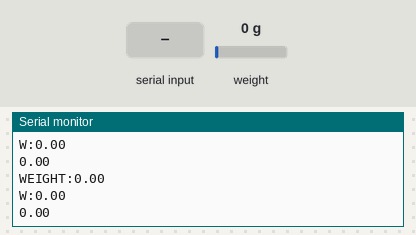
Simulated run of this sketch. Board: ESP32-C3. Parts: the last lines printed to the serial monitor. Inputs (shaded band) come from the test bench; at power-on: weight on the scale 0 g.

Above: at 4.2 s.
4.3 s: "t\n" received over Serial
At 5.1 s:
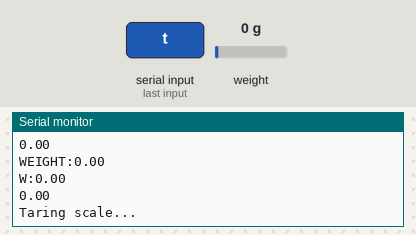
6.8 s: "c\n" received over Serial
At 7.2 s:
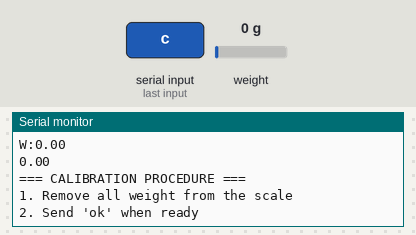
8.3 s: "tare\n" received over Serial
At 8.57 s:
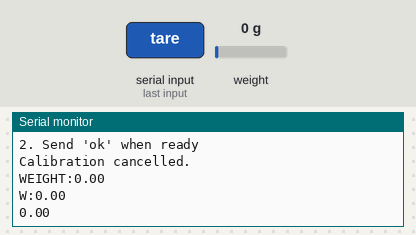
9.8 s: "r\n" received over Serial
At 10.6 s:
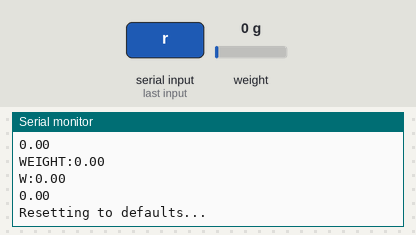
12.3 s: "info\n" received over Serial
At 12.49 s:
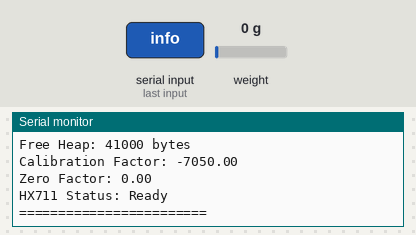
13.8 s: "cal:90\n" received over Serial
At 13.92 s:
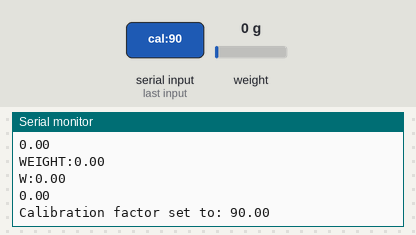

The sketch:

ESP32C3_LoadCell_HX711.ino
```cpp
/*
  ESP32C3 Mini Load Cell dengan HX711
  Program untuk membaca data dari load cell 5 ton menggunakan sensor HX711
  dan mengirimkan data melalui Serial ke website

  Hardware Requirements:
  - ESP32C3 Mini
  - HX711 Load Cell Amplifier
  - Load Cell 5 ton

  Connections:
  HX711 VCC -> 3.3V
  HX711 GND -> GND
  HX711 DT  -> GPIO 2
  HX711 SCK -> GPIO 3

  Load Cell:
  Red    (E+) -> HX711 E+
  Black  (E-) -> HX711 E-
  White  (A-) -> HX711 A-
  Green  (A+) -> HX711 A+

  Author: AI Assistant
  Date: 2024
*/

#include "HX711.h"

// HX711 circuit wiring
const int LOADCELL_DOUT_PIN = 4;  // GPIO 2
const int LOADCELL_SCK_PIN = 5;   // GPIO 3

HX711 scale;

// Kalibrasi parameters (sesuaikan dengan load cell Anda)
float calibration_factor = -1300.43; // Faktor kalibrasi untuk load cell 5 ton
float zero_factor = 0;              // Offset untuk zeroing

// Timing variables
unsigned long lastReading = 0;
const unsigned long readingInterval = 100; // Baca setiap 100ms (10 Hz)

// Data filtering
const int numReadings = 5;
float readings[numReadings];
int readIndex = 0;
float total = 0;
float average = 0;

void setup() {
  // Initialize Serial communication
  Serial.begin(115200);

  // Wait for serial port to connect
  while (!Serial) {
    delay(10);
  }

  Serial.println("ESP32C3 Load Cell System Starting...");

  // Initialize HX711
  scale.begin(LOADCELL_DOUT_PIN, LOADCELL_SCK_PIN);

  // Check if HX711 is ready
  if (scale.is_ready()) {
    Serial.println("HX711 initialized successfully");
  } else {
    Serial.println("HX711 not found. Check wiring!");
    while(1); // Stop here if HX711 not found
  }

  // Set calibration factor
  scale.set_scale(calibration_factor);

  // Initialize reading array
  for (int i = 0; i < numReadings; i++) {
    readings[i] = 0;
  }

  // Tare the scale (zero it)
  Serial.println("Zeroing scale...");
  scale.tare(); // Reset scale to 0
  zero_factor = scale.read_average();

  Serial.println("Scale ready!");
  Serial.println("Commands:");
  Serial.println("  t - Tare (zero) the scale");
  Serial.println("  c - Calibrate with known weight");
  Serial.println("  r - Reset to defaults");
  Serial.println();

  delay(1000);
}

void loop() {
  // Check for serial commands
  if (Serial.available()) {
    handleSerialCommand();
  }

  // Read weight at specified interval
  if (millis() - lastReading >= readingInterval) {
    readAndSendWeight();
    lastReading = millis();
  }

  // Small delay to prevent watchdog reset
  delay(1);
}

void readAndSendWeight() {
  if (scale.is_ready()) {
    // Read raw weight
    float rawWeight = scale.get_units(1); // Average of 1 reading for speed

    // Apply moving average filter
    total = total - readings[readIndex];
    readings[readIndex] = rawWeight;
    total = total + readings[readIndex];
    readIndex = (readIndex + 1) % numReadings;
    average = total / numReadings;

    // Convert to kg and ensure positive values for display
    float weightKg = abs(average);

    // Send data in multiple formats for compatibility
    Serial.print("WEIGHT:");
    Serial.println(weightKg, 2);

    // Alternative format
    Serial.print("W:");
    Serial.println(weightKg, 2);

    // Simple format (just the number)
    Serial.println(weightKg, 2);

  } else {
    Serial.println("ERROR:HX711_NOT_READY");
  }
}

void handleSerialCommand() {
  String command = Serial.readStringUntil('\n');
  command.trim();
  command.toLowerCase();

  if (command == "t" || command == "tare") {
    // Tare the scale
    Serial.println("Taring scale...");
    scale.tare();
    Serial.println("Scale tared (zeroed)");

  } else if (command == "c" || command == "calibrate") {
    // Calibration procedure
    calibrateScale();

  } else if (command == "r" || command == "reset") {
    // Reset to defaults
    Serial.println("Resetting to defaults...");
    calibration_factor = -7050.0;
    scale.set_scale(calibration_factor);
    scale.tare();
    Serial.println("Reset complete");

  } else if (command.startsWith("cal:")) {
    // Set calibration factor directly
    float newCal = command.substring(4).toFloat();
    if (newCal != 0) {
      calibration_factor = newCal;
      scale.set_scale(calibration_factor);
      Serial.print("Calibration factor set to: ");
      Serial.println(calibration_factor);
    }

  } else if (command == "info") {
    // Display system info
    printSystemInfo();
  }
}

void calibrateScale() {
  Serial.println("=== CALIBRATION PROCEDURE ===");
  Serial.println("1. Remove all weight from the scale");
  Serial.println("2. Send 'ok' when ready");

  // Wait for user confirmation
  while (!Serial.available()) {
    delay(100);
  }
  String response = Serial.readStringUntil('\n');

  if (response.indexOf("ok") >= 0) {
    // Tare the scale
    Serial.println("Taring scale...");
    scale.tare();

    Serial.println("3. Place a known weight on the scale");
    Serial.println("4. Enter the weight in kg (e.g., 10.5)");

    // Wait for weight input
    while (!Serial.available()) {
      delay(100);
    }

    float knownWeight = Serial.parseFloat();

    if (knownWeight > 0) {
      // Read the raw value
      float rawReading = scale.get_units(10); // Average of 10 readings

      // Calculate new calibration factor
      calibration_factor = rawReading / knownWeight;
      scale.set_scale(calibration_factor);

      Serial.print("New calibration factor: ");
      Serial.println(calibration_factor);
      Serial.println("Calibration complete!");

      // Test the calibration
      delay(1000);
      float testWeight = scale.get_units(5);
      Serial.print("Test reading: ");
      Serial.print(testWeight, 2);
      Serial.println(" kg");

    } else {
      Serial.println("Invalid weight entered. Calibration cancelled.");
    }
  } else {
    Serial.println("Calibration cancelled.");
  }
}

void printSystemInfo() {
  Serial.println("=== SYSTEM INFORMATION ===");
  Serial.print("ESP32 Chip Model: ");
  Serial.println(ESP.getChipModel());
  Serial.print("Chip Revision: ");
  Serial.println(ESP.getChipRevision());
  Serial.print("CPU Frequency: ");
  Serial.print(ESP.getCpuFreqMHz());
  Serial.println(" MHz");
  Serial.print("Flash Size: ");
  Serial.print(ESP.getFlashChipSize() / 1024 / 1024);
  Serial.println(" MB");
  Serial.print("Free Heap: ");
  Serial.print(ESP.getFreeHeap());
  Serial.println(" bytes");
  Serial.print("Calibration Factor: ");
  Serial.println(calibration_factor);
  Serial.print("Zero Factor: ");
  Serial.println(zero_factor);
  Serial.print("HX711 Status: ");
  Serial.println(scale.is_ready() ? "Ready" : "Not Ready");
  Serial.println("========================");
}

// Optional: Function to handle deep sleep for battery operation
void enterDeepSleep(int seconds) {
  Serial.print("Entering deep sleep for ");
  Serial.print(seconds);
  Serial.println(" seconds...");

  ESP.deepSleep(seconds * 1000000); // Convert to microseconds
}

// Optional: Function for WiFi connectivity (uncomment if needed)
/*
#include <WiFi.h>

const char* ssid = "YOUR_WIFI_SSID";
const char* password = "YOUR_WIFI_PASSWORD";

void setupWiFi() {
  WiFi.begin(ssid, password);
  Serial.print("Connecting to WiFi");

  while (WiFi.status() != WL_CONNECTED) {
    delay(500);
    Serial.print(".");
  }

  Serial.println();
  Serial.print("Connected! IP address: ");
  Serial.println(WiFi.localIP());
}
*/

/*
  CATATAN KALIBRASI:

  1. Faktor kalibrasi (-7050.0) adalah contoh untuk load cell 5 ton
     Anda perlu menyesuaikan dengan load cell spesifik Anda

  2. Untuk kalibrasi manual:
     - Letakkan beban yang diketahui (misal 10 kg)
     - Kirim command 'c' melalui serial monitor
     - Ikuti instruksi kalibrasi

  3. Untuk kalibrasi cepat:
     - Kirim "cal:XXXX" dimana XXXX adalah faktor kalibrasi

  4. Load cell 5 ton biasanya memiliki sensitivitas 1-2 mV/V
     Sesuaikan faktor kalibrasi berdasarkan hasil pengujian

  5. Pastikan koneksi yang baik antara load cell dan HX711
     Koneksi yang buruk dapat menyebabkan pembacaan yang tidak stabil
*/
```

Measured:
- after the input at 4.3 s, the serial monitor: prints a new line at once (image 1)
- after the input at 6.8 s, the serial monitor: prints a new line at once (image 2)
- after the input at 8.3 s, the serial monitor: prints a new line at once (image 3)
- after the input at 9.8 s, the serial monitor: prints a new line at once (image 4)
- after the input at 12.3 s, the serial monitor: prints a new line at once (image 5)
- after the input at 13.8 s, the serial monitor: prints a new line at once (image 6)
